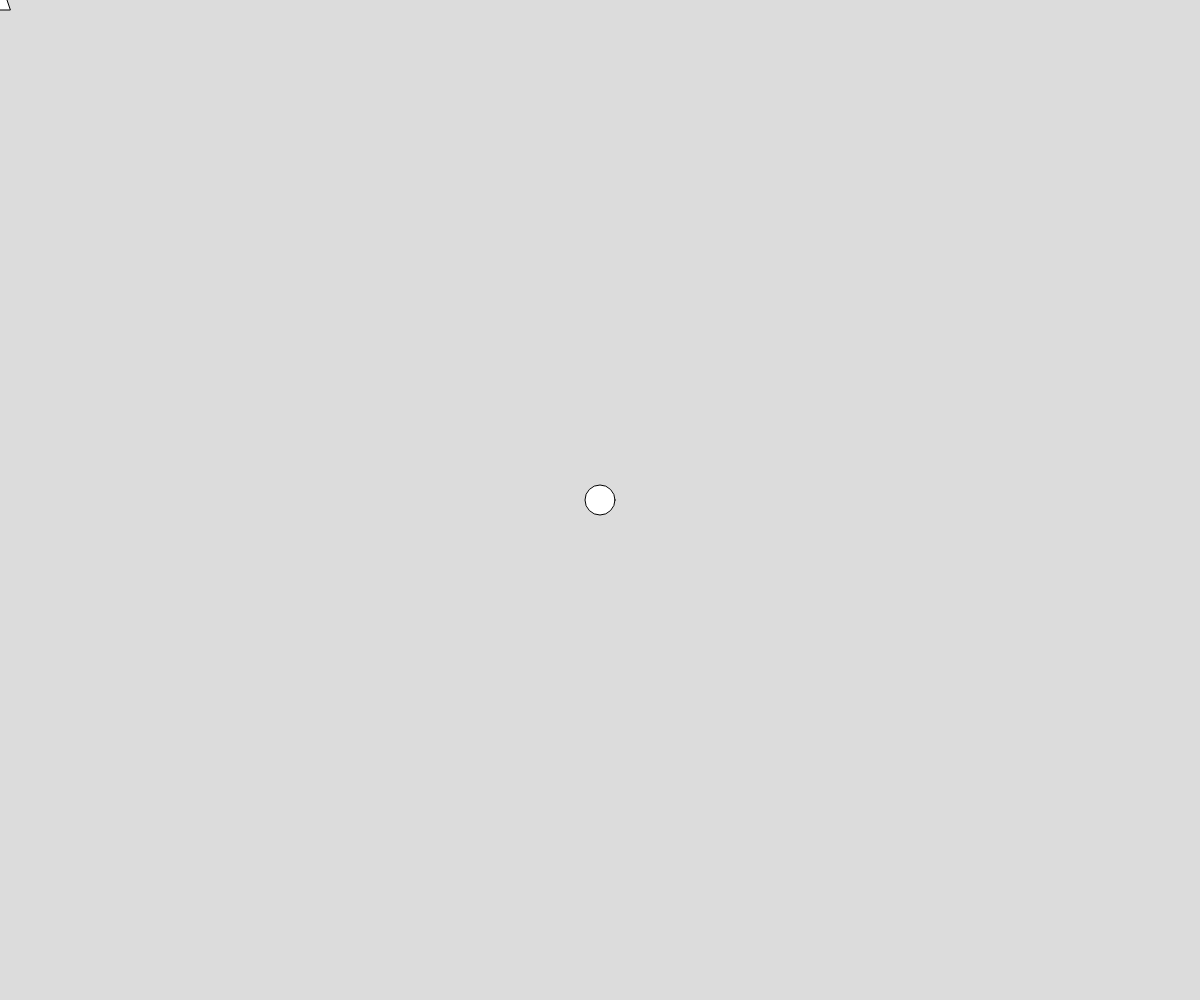
Frame 1 (no input)
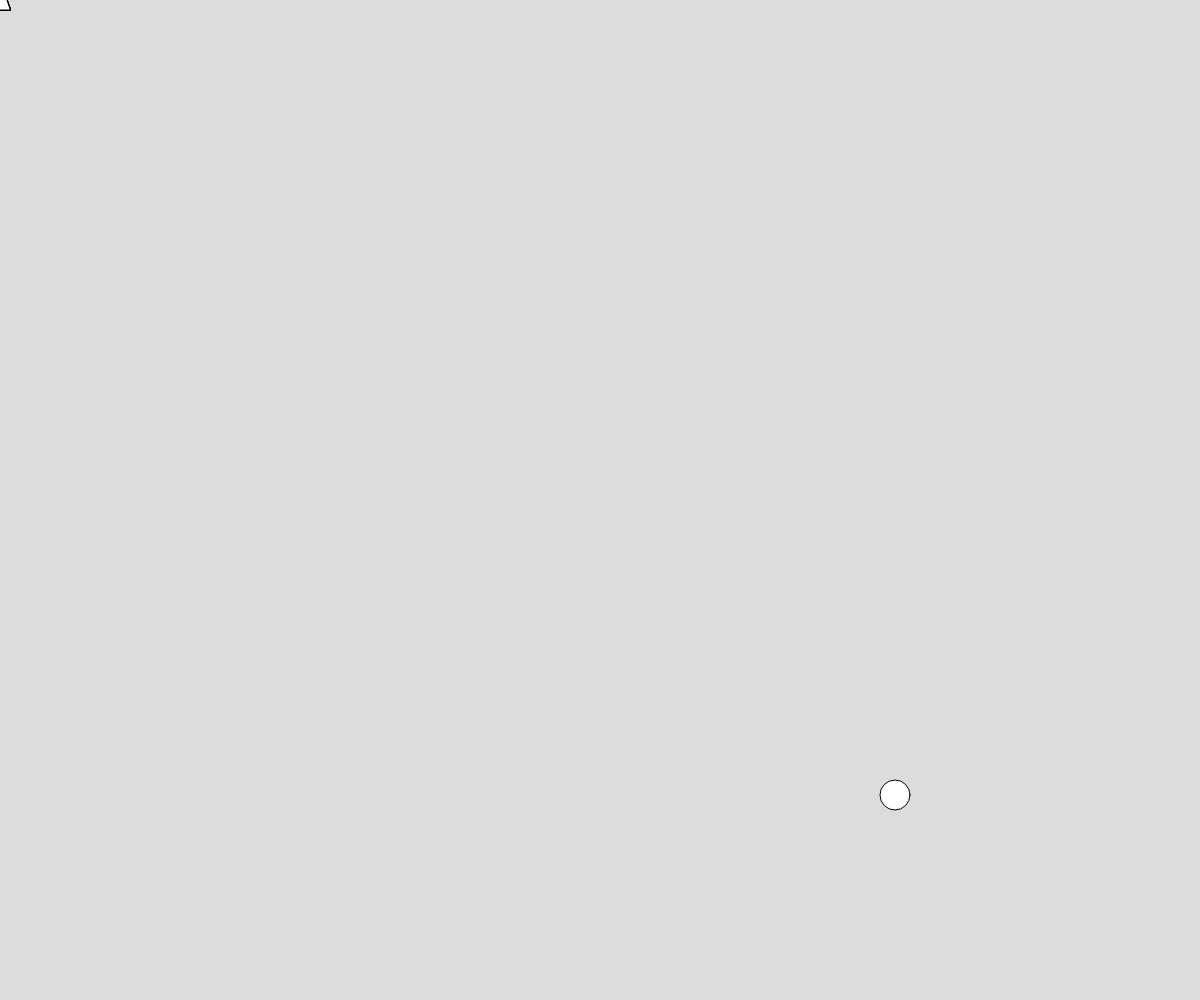
Frame 60 (no input)
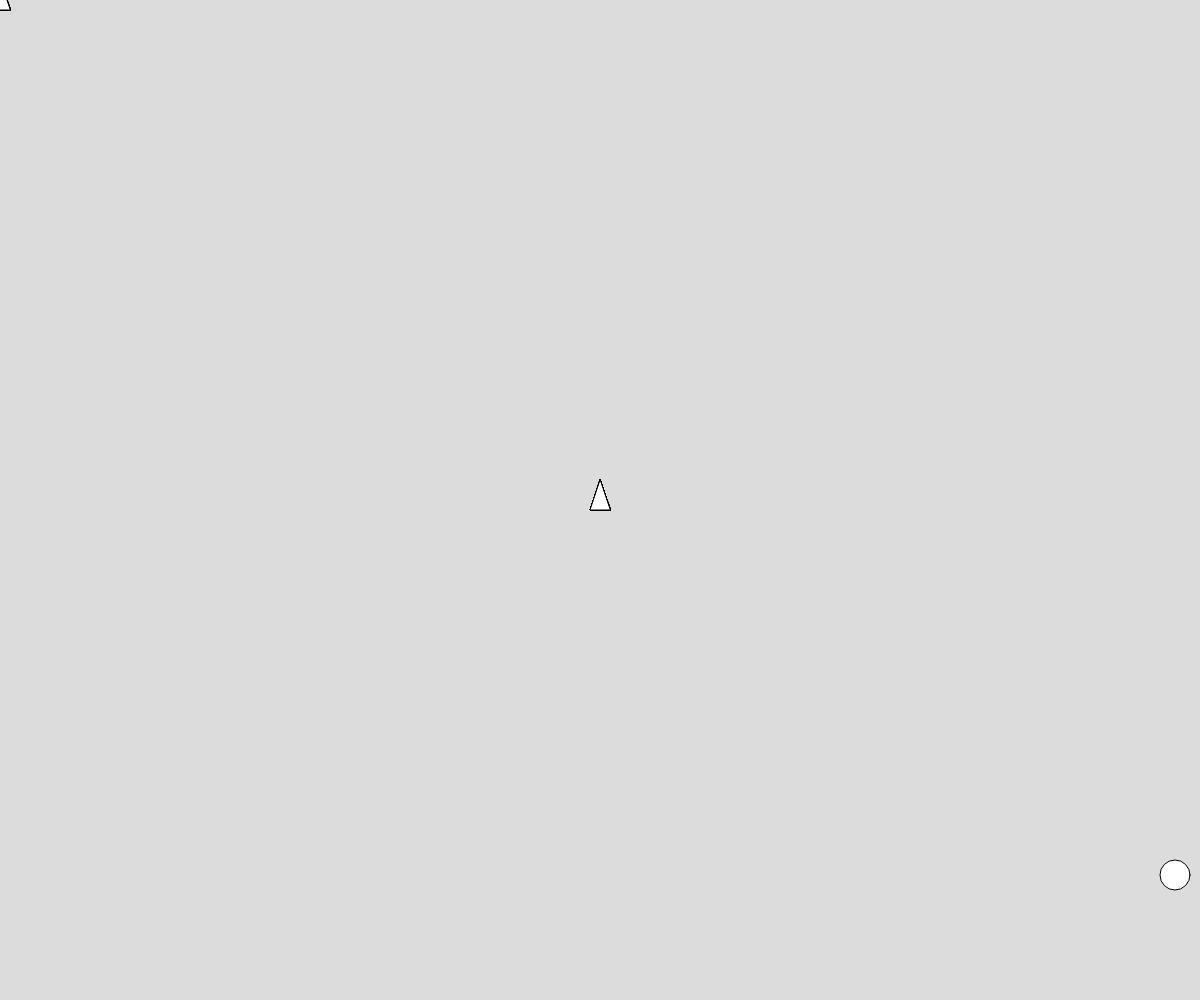
Frame 120 (the mouse pressed at the canvas centre since frame 60)

The p5.js sketch that drew these frames (run headless with seeded random() and noise() and a simulated clock; from frame 60 on, the mouse is pressed at the canvas centre):

// p5.js sketch
// ── sketch.js
// COL()UR N STUFF WITH DA COLOUR OR SOMETHING LIKE THAT
// ELIAS REYNOLDS
//SEPTEMBER 9th 2023
//
// something about colours n practicing with colours n stuff
let ballx, bally, ballsize, xv, yv, overlay;
let coloura;
let colourb;
function setup() {
  createCanvas(windowWidth, windowHeight);
  ballx = width / 2;
  bally = height / 2;
  ballsize = 30;
  xv = 5;
  yv = 5;
  overlay = createGraphics(width, height);
  coloura = color(128, 20, 190);
  colourb = color('blue');
}

function draw() {
  background(220);
  drawtriangle();
  moveanddrawball();
}
function moveanddrawball() {
  circle(ballx, bally, ballsize);
  ballx += xv;
  bally += yv;
  if (ballx >= width - 15 || ballx <= 15) {
    xv = xv * -1;
  }
  if (bally >= height - 15 || bally <= 15) {
    yv = yv * -1;
  }
}
function drawtriangle() {
  overlay.triangle(mouseX, mouseY - 20, mouseX - 10, mouseY + 10, mouseX + 10, mouseY + 10);
  image(overlay, 0, 0);
}
function keyPressed() {
  if (key === "a") fill(coloura);
  if (key === "b") fill(colourb);
}
